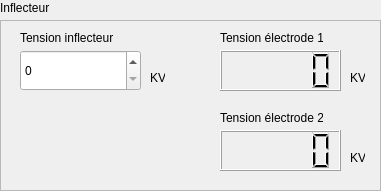
     <widget class="QWidget" name="Container_Injection_General_2" native="true">
      <property name="geometry">
       <rect>
        <x>610</x>
        <y>580</y>
        <width>381</width>
        <height>191</height>
       </rect>
      </property>
      <widget class="QFrame" name="frame_13">
       <property name="geometry">
        <rect>
         <x>0</x>
         <y>20</y>
         <width>381</width>
         <height>171</height>
        </rect>
       </property>
       <property name="frameShape">
        <enum>QFrame::Shape::StyledPanel</enum>
       </property>
       <property name="frameShadow">
        <enum>QFrame::Shadow::Raised</enum>
       </property>
       <widget class="QWidget" name="afficheur_19" native="true">
        <property name="geometry">
         <rect>
          <x>220</x>
          <y>10</y>
          <width>145</width>
          <height>61</height>
         </rect>
        </property>
        <widget class="QLabel" name="label_63">
         <property name="geometry">
          <rect>
           <x>0</x>
           <y>0</y>
           <width>103</width>
           <height>16</height>
          </rect>
         </property>
         <property name="text">
          <string>Tension électrode 1</string>
         </property>
        </widget>
        <widget class="QLabel" name="label_65">
         <property name="geometry">
          <rect>
           <x>130</x>
           <y>40</y>
           <width>15</width>
           <height>16</height>
          </rect>
         </property>
         <property name="text">
          <string>KV</string>
         </property>
        </widget>
        <widget class="QLCDNumber" name="lcdNumber_DebitArgon_2">
         <property name="geometry">
          <rect>
           <x>0</x>
           <y>20</y>
           <width>121</width>
           <height>41</height>
          </rect>
         </property>
         <property name="smallDecimalPoint">
          <bool>false</bool>
         </property>
        </widget>
       </widget>
       <widget class="QWidget" name="afficheur_22" native="true">
        <property name="geometry">
         <rect>
          <x>220</x>
          <y>90</y>
          <width>145</width>
          <height>61</height>
         </rect>
        </property>
        <widget class="QLabel" name="label_70">
         <property name="geometry">
          <rect>
           <x>0</x>
           <y>0</y>
           <width>103</width>
           <height>16</height>
          </rect>
         </property>
         <property name="text">
          <string>Tension électrode 2</string>
         </property>
        </widget>
        <widget class="QLabel" name="label_72">
         <property name="geometry">
          <rect>
           <x>130</x>
           <y>40</y>
           <width>15</width>
           <height>16</height>
          </rect>
         </property>
         <property name="text">
          <string>KV</string>
         </property>
        </widget>
        <widget class="QLCDNumber" name="lcdNumber_DebitArgon_3">
         <property name="geometry">
          <rect>
           <x>0</x>
           <y>20</y>
           <width>121</width>
           <height>41</height>
          </rect>
         </property>
         <property name="smallDecimalPoint">
          <bool>false</bool>
         </property>
         <property name="value" stdset="0">
          <double>0.000000000000000</double>
         </property>
        </widget>
       </widget>
       <widget class="QWidget" name="numInput_9" native="true">
        <property name="geometry">
         <rect>
          <x>20</x>
          <y>10</y>
          <width>145</width>
          <height>61</height>
         </rect>
        </property>
        <widget class="QLabel" name="label_73">
         <property name="geometry">
          <rect>
           <x>0</x>
           <y>0</y>
           <width>93</width>
           <height>16</height>
          </rect>
         </property>
         <property name="text">
          <string>Tension inflecteur</string>
         </property>
        </widget>
        <widget class="QSpinBox" name="spinBox_CourantFilament_2">
         <property name="geometry">
          <rect>
           <x>0</x>
           <y>20</y>
           <width>121</width>
           <height>41</height>
          </rect>
         </property>
         <property name="buttonSymbols">
          <enum>QAbstractSpinBox::ButtonSymbols::UpDownArrows</enum>
         </property>
        </widget>
        <widget class="QLabel" name="label_74">
         <property name="geometry">
          <rect>
           <x>130</x>
           <y>40</y>
           <width>15</width>
           <height>16</height>
          </rect>
         </property>
         <property name="text">
          <string>KV</string>
         </property>
        </widget>
       </widget>
      </widget>
      <widget class="QLabel" name="label_71">
       <property name="geometry">
        <rect>
         <x>0</x>
         <y>0</y>
         <width>50</width>
         <height>16</height>
        </rect>
       </property>
       <property name="text">
        <string>Inflecteur</string>
       </property>
      </widget>
     </widget>
